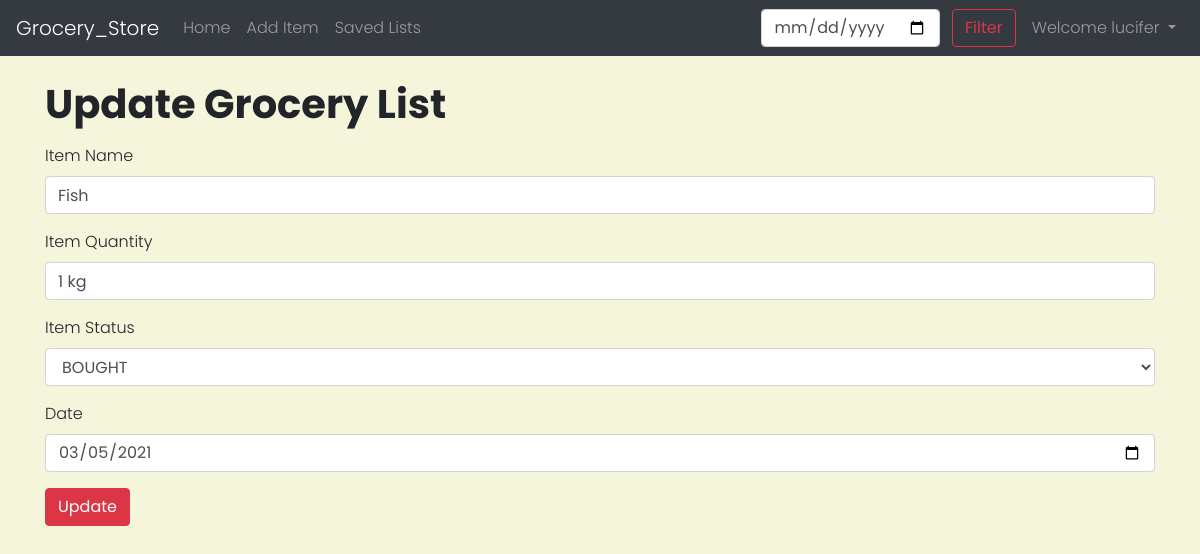
Screenshot of /updateView/23 (signed in) with the database file from the repository.
### store/models.py (models this page shows, shortened)
class Product(models.Model):
    item_id = models.AutoField(primary_key=True)
    item_name = models.CharField(max_length=100)
    item_quantity= models.CharField(max_length=100)
    item_status= models.CharField(max_length=300)
    pub_date = models.DateField()
    is_saved= models.BooleanField(default=False)
    user_id= models.CharField(max_length=1000)

### store/views.py (the view)
# urls.py: path('updateView/<int:myid>',views.updateView,name='updateView'),
def updateView(request,myid):
    if request.user.id != None :
        item= Product.objects.filter(item_id=myid).first()
        context={'item':item}
        return render(request,'store/updateView.html',context)
    else :
        messages.error(request,"Please Log In to Update items")
        return redirect('home')

### templates/store/updateView.html (shortened to what this page needs)
{% extends 'base.html' %}
{% block body %}
<div class= "container">
    <div class="mt-4">
    <h1> Update Grocery List</h1>
    </div>
    <form method="post" action="/update/{{item.item_id}}">
    <div class="form-group mt-3">
        <label for="name">Item Name</label>
        <input type="text" class="form-control" id="name" name="name" value="{{item.item_name}}" required>
    </div>
    <div class="form-group">
        <label for="qty">Item Quantity</label>
        <input type="text" class="form-control" id="qty" name="qty" value="{{item.item_quantity}}" required>
    </div>
    <div class="form-group">
        <label for="status">Item Status</label>
        <select class="form-control" id="status" name="status">
        <option {% if item.item_status == 'BOUGHT' %}selected {% endif %}><h5>BOUGHT</h5></option>
        </select>
    </div>
    <div class="form-group">
        <label for="date">Date</label>
        <input type="date" class="form-control" id="date" name="date" value="{{item.pub_date|date:"Y-m-d"}}" required>
    </div>
    <button type="submit" class="btn btn-danger">Update</button>
    </form>
</div>
{% endblock body %}

### templates/base.html (shortened to what this page needs)
<!doctype html>
<html lang="en">
<head>
  <link rel="stylesheet" href="https://cdn.jsdelivr.net/npm/bootstrap@4.5.3/dist/css/bootstrap.min.css"
>
  {% load static %}
  <link rel="stylesheet" href="{% static 'base.css' %}">
</head>
<body>
  <nav class="navbar navbar-expand-lg navbar-dark bg-dark">
    <a class="navbar-brand" href="/">Grocery_Store</a>
    <div class="collapse navbar-collapse" id="navbarSupportedContent">
      <ul class="navbar-nav mr-auto">
        <li class="nav-item {% block homeactive %}
        {% endblock homeactive %}">
          <a class="nav-link" href="/">Home <span class="sr-only">(current)</span></a>
        </li>
        <li class="nav-item {% block addactive %}
        {% endblock addactive %}">
          <a class="nav-link" href="/add">Add Item</a>
        </li>
        <li class="nav-item {% block savedactive %}
        {% endblock savedactive %}">
          <a class="nav-link" href="/displaysaved">Saved Lists</a>
        </li>
      </ul>
      <div class="ml-auto form-inline ">
      <form method="post" action="/query" class="my-2 my-lg-0 mr-2">
        <input class="form-control mr-sm-2" type="date" placeholder="dd-mm-yyyy" aria-label="Search" name="query"
          id="query">
        <button class="btn btn-outline-danger my-2 my-sm-0" type="submit">Filter</button>
      </form>
      {% if user.is_authenticated %}
      <ul class="navbar-nav">
       <li class="nav-item dropdown">
        <a class="nav-link dropdown-toggle" href="#" id="navbarDropdown" role="button" data-toggle="dropdown" aria-haspopup="true" aria-expanded="false">
          Welcome {{request.user}}
        </a>
      </li>
      </ul>
      {% endif %}
      </div>
    </div>
  </nav>
  {% block body %}
  {% endblock body %}
</body>
</html>

### store/static/base.css (style rules this page uses)
body { font-family: 'Poppins', sans-serif; font-weight: 300; background-color: beige; }
h1, h2, h3, h4, h5 { font-family: 'Poppins', sans-serif; font-weight: 700; }

### rows the page displays
Product: name "Fish", qty "1 kg", status "BOUGHT", date "03/05/2021"

### other values shown
{{ request.user }} "lucifer"
